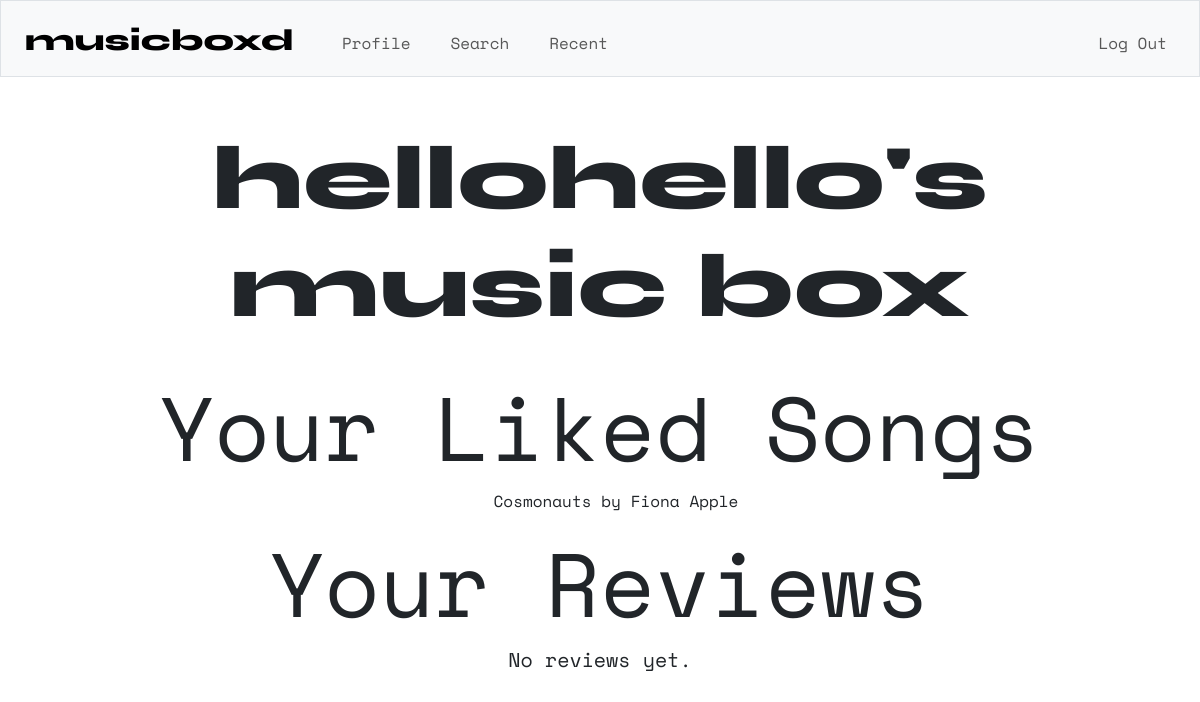
Page /profile (signed in) on the committed database.
### tables this page shows
CREATE TABLE users ( id INTEGER PRIMARY KEY, username TEXT NOT NULL UNIQUE, hash TEXT NOT NULL );

CREATE TABLE songs ( id TEXT PRIMARY KEY, title TEXT NOT NULL, artist TEXT NOT NULL);

### app.py (the view)
@app.route("/profile")
@login_required
def profile():
    user = db.execute("SELECT * FROM users WHERE id = ?", (session["user_id"],))
    if len(user) != 1:
        error_message = "Something went wrong during registration."
        return render_template("profile.html", error_message=error_message)
    username = user[0]["username"]
    reviews = db.execute("SELECT * FROM reviews WHERE user_id = ?", session["user_id"])
    liked_songs = db.execute(
        "SELECT songs.title AS name, songs.artist FROM songs "
        "JOIN likes ON songs.id = likes.song_id WHERE likes.user_id = ?",
        session["user_id"]
    )
    return render_template("profile.html", name=username, reviews=reviews, songs=liked_songs)

### helpers.py (called while the page is built)
def login_required(f):
    @wraps(f)
    def decorated_function(*args, **kwargs):
        if session.get("user_id") is None:
            return redirect("/login")
        return f(*args, **kwargs)
    return decorated_function

### templates/profile.html (shortened to what this page needs)
{% extends "layout.html" %}
{% block main %}
    <div class="profile-container">
        <h1 class="syne">{{ name }}'s<br>music box</h1>
        <br>
            <h1>Your Liked Songs</h1>
            {% if songs %}
                <ul>
                    {% for song in songs %}
                        <li>{{ song.name }} by {{ song.artist }}</li>
                    {% endfor %}
                </ul>
            {% else %}
                <p>You haven't liked any songs yet.</p>
            {% endif %}
        <h1>Your Reviews</h1>
        {% if reviews %}
            <ul>
                {% for review in reviews %}
                    <li>
                        <strong>{{ review['song_title'] }}</strong> - <strong>{{ review['song_title'] }} - {{ review['rating'] }}/5 - <strong>{{ review['song_title'] }}
                        <p>{{ review['review'] }}</p>
                    </li>
                {% endfor %}
            </ul>
        {% else %}
            <p>No reviews yet.</p>
        {% endif %}
    </div>
    <br>
{% endblock %}

### static/styles.css (style rules this page uses)
h1 { font-size: 90px; }
p { font-size: 20px; }
ul { list-style-type: none; }
body { font-family: "Space Mono"; }
.syne { font-family: "Syne", sans-serif; font-optical-sizing: auto; font-weight: 800; font-style: normal; }

### rows in the picture
users: username "hellohello"
songs: name "Cosmonauts", artist "Fiona Apple"
